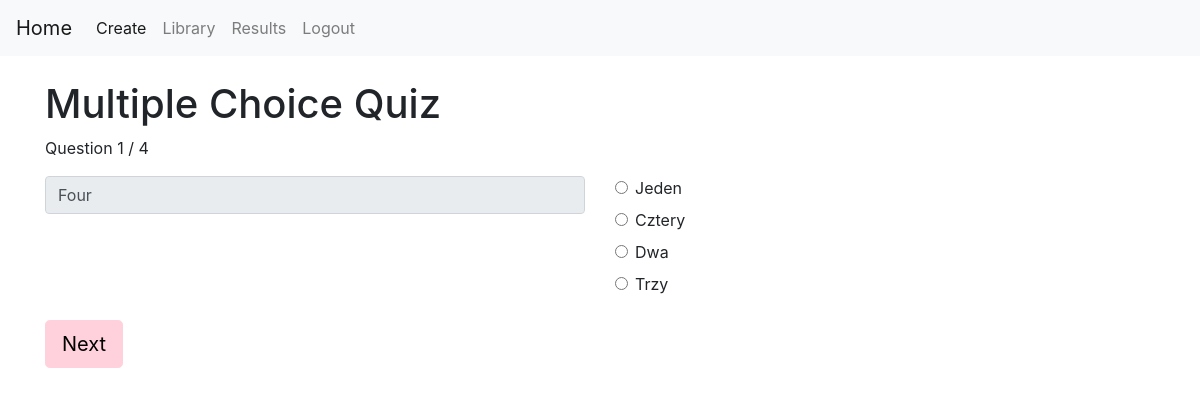
/multiple_choice_quiz/2 (signed in), run on the app's committed database.
### tables this page shows
CREATE TABLE vocabulary (
        word_id INTEGER PRIMARY KEY AUTOINCREMENT,
        quiz_id INTEGER NOT NULL,
        term TEXT NOT NULL,
        definition TEXT NOT NULL
        );

### flask-project/app.py (the view, shortened to what this page needs)
@app.route("/multiple_choice_quiz/<int:quiz_id>", methods=["GET", "POST"])
def multiple_choice_quiz(quiz_id):
    if "user_id" not in session:
        return redirect("/login")
    if request.method == "GET":
        connection = sqlite3.connect("database.db")
        cursor = connection.cursor()
        cursor.execute(
            """
            SELECT word_id, term, definition
            FROM vocabulary
            WHERE quiz_id = ?
            """,
            (quiz_id,)
        )
        words = cursor.fetchall()
        random.shuffle(words)
        questions = []
        for word in words:
            word_id = word[0]
            term = word[1]
            correct_definition = word[2]
            wrong_options = []
            for other_word in words:
                if other_word[0] != word_id:
                    wrong_options.append(other_word[2])
            wrong_options = random.sample(
                wrong_options,
                min(3, len(wrong_options))
            )
            options = wrong_options + [correct_definition]
            random.shuffle(options)
            questions.append(
                (word_id, term, correct_definition, options)
            )
        connection.close()
        session["mc_questions"] = questions
        session["current_question"] = 0
        session["score"] = 0
        session["feedback"] = []
        session["incorrect_word_ids"] = []
        session["result_saved"] = False
    questions = session["mc_questions"]
    current_question = session["current_question"]
    question = questions[current_question]
    return render_template(
        "multiple_choice_quiz.html",
        question=question,
        question_number=current_question + 1,
        total_questions=len(questions),
        quiz_id=quiz_id
    )

### flask-project/templates/multiple_choice_quiz.html (shortened to what this page needs)
{% extends "base.html" %}
{% block content %}
<h1>Multiple Choice Quiz</h1>
<p>
    Question {{ question_number }} / {{ total_questions }}
</p>
<form method="POST">
    <div id="terms-container">
        <div class="row mb-3">
            <div class="col">
                <input
                    type="text"
                    class="form-control"
                    value="{{ question[1] }}"
                    readonly>
            </div>
            <div class="col">
                {% for option in question[3] %}
                <div class="form-check mb-2">
                    <input
                        class="form-check-input"
                        type="radio"
                        name="answer"
                        value="{{ option }}"
                        required>
                    <label class="form-check-label">
                        {{ option }}
                    </label>
                </div>
                {% endfor %}
            </div>
        </div>
    </div>
    <button type="submit" class="btn btn-pink btn-lg">
        Next
    </button>
</form>
{% endblock %}

### flask-project/templates/base.html (style rules this page uses)
.btn-pink { background-color: #ffd1dc; color: black; border: 1px solid #ffd1dc; }

### data on the page
vocabulary: term "Four", definition "Cztery"
vocabulary: definition "Jeden"
vocabulary: definition "Dwa"
vocabulary: definition "Trzy"

### other printed values
{{ question_number }} "1"
{{ total_questions }} "4"
